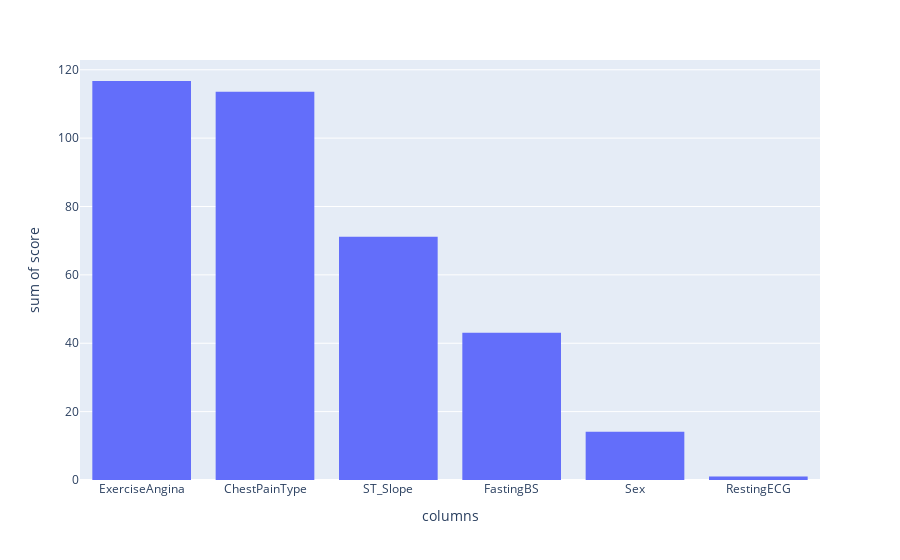

This figure's notebook cell:
### Code cell
fig = px.histogram(score_df.sort_values(by='score', ascending=False), x='columns', y = 'score')
fig.show()

### Figure 1 — Plotly figure (JSON) as saved in the notebook; plotly's stock layout.template omitted (floating-point values rounded to 4 significant figures)
{"data": [{"alignmentgroup": "True", "bingroup": "x", "histfunc": "sum", "hovertemplate": "columns=%{x}<br>sum of score=%{y}<extra></extra>", "legendgroup": "", "marker": {"color": "#636efa", "pattern": {"shape": ""}}, "name": "", "offsetgroup": "", "orientation": "v", "showlegend": false, "type": "histogram", "x": ["ExerciseAngina", "ChestPainType", "ST_Slope", "FastingBS", "Sex", "RestingECG"], "xaxis": "x", "y": [116.7, 113.5, 71.18, 43.07, 14.1, 1.039], "yaxis": "y"}], "layout": {"barmode": "relative", "legend": {"tracegroupgap": 0}, "margin": {"t": 60}, "xaxis": {"anchor": "y", "domain": [0, 1], "title": {"text": "columns"}}, "yaxis": {"anchor": "x", "domain": [0, 1], "title": {"text": "sum of score"}}}}
